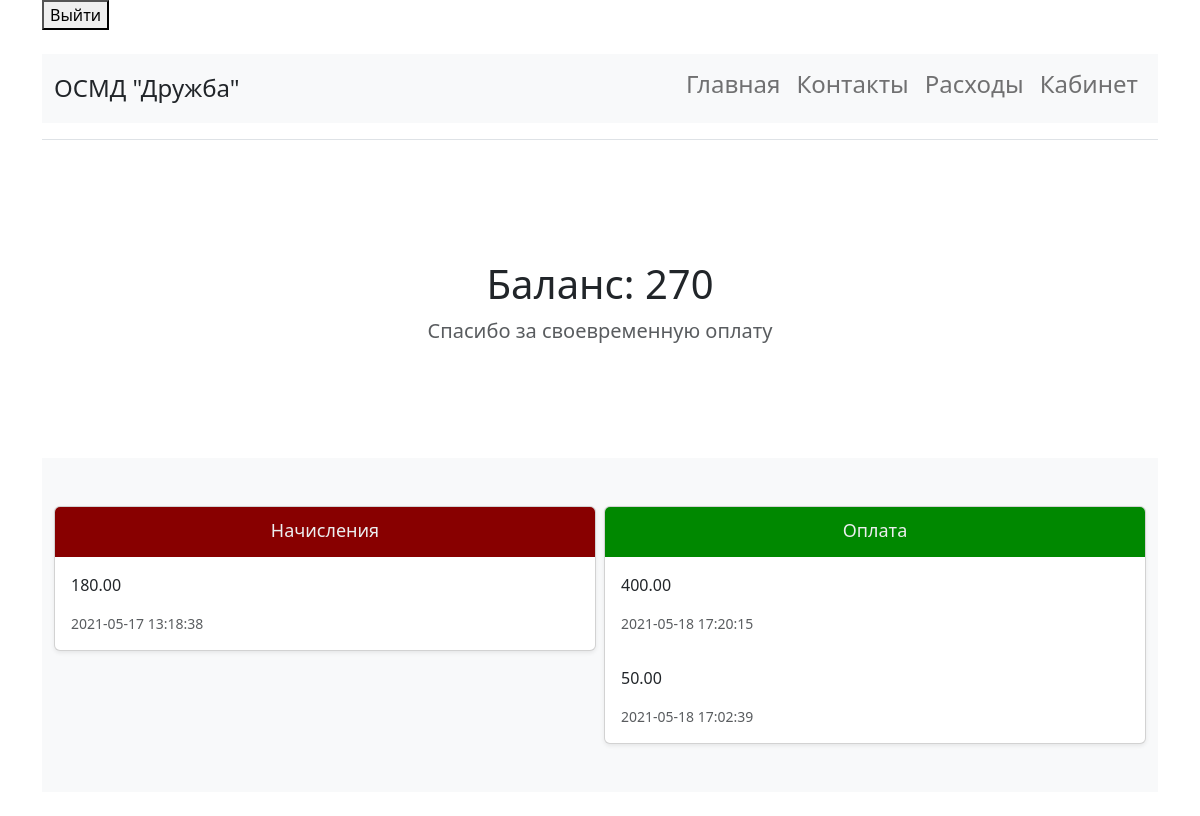
Page /personalArea.php (signed in) on the committed database.
### tables this page shows
CREATE TABLE `accrual` (
  `id` int NOT NULL,
  `flat_id` int NOT NULL,
  `sum` decimal(11,2) NOT NULL,
  `date` timestamp NOT NULL DEFAULT CURRENT_TIMESTAMP
);

CREATE TABLE `payment` (
  `id` int NOT NULL,
  `flat_id` int NOT NULL,
  `sum` decimal(11,2) NOT NULL,
  `date` timestamp NOT NULL DEFAULT CURRENT_TIMESTAMP
);

### personalArea.php (the view, shortened to what this page needs)
<?php
include 'navBar.php';
include 'connect.php';
$user_id = $_COOKIE['userId'];
$flat_id = mysqli_query($connection, "SELECT flat_id, status_id FROM tenant WHERE id= {$user_id}");
$flat_id = mysqli_fetch_assoc($flat_id);
$flat_id = $flat_id['flat_id'];
?>
<html lang="ru"><head>
<link href="https://cdn.jsdelivr.net/npm/bootstrap@5.0.0/dist/css/bootstrap.min.css" rel="stylesheet">
<link href="/docs/5.0/dist/css/bootstrap.min.css" rel="stylesheet">
  </head>
  <body>
<main>
  <section class="py-5 text-center container">
    <div class="row py-lg-5">
      <div class="col-lg-6 col-md-12 mx-auto">
        <h1 class="fw-light">
          <?php
$sumPayment = mysqli_query($connection, "CALL sumPaymentForFlat({$flat_id})");
$sumPayment = mysqli_fetch_assoc($sumPayment);
$sumPayment = $sumPayment['sum'];
include 'connect.php';
$sumAccrual = mysqli_query($connection, "CALL sumAccrualForFlat({$flat_id})");
$sumAccrual = mysqli_fetch_assoc($sumAccrual);
$sumAccrual = $sumAccrual['sum'];
$state      = $sumPayment - $sumAccrual;
echo "Баланс: ";
echo ($state);
?>
 </h1>
 <?php
if ($state >= 0) {
?>
<p class="lead text-muted">Спасибо за своевременную оплату</p>
<?php
} else {
?>
          <p class="lead text-muted">Заплатите квартплату</p>
          <?php
}
?>
      </div>
    </div>
  </section>
  <div class="album py-5 bg-light">
    <div class="container">
      <div class="row row-cols-1 row-cols-sm-2 row-cols-md-2 g-2">
        <div class="col">
          <div class="card shadow-sm">
            <svg class="bd-placeholder-img card-img-top" width="100%" height="50" xmlns="http://www.w3.org/2000/svg" focusable="false"><title>Placeholder</title><rect width="100%" height="50" fill="#880000"></rect><text x="50%" y="50%" fill="#eceeef" dy=".3em">Начисления</text></svg>
<?php
include 'connect.php';
$accruals = mysqli_query($connection, "SELECT sum, date from accrual where flat_id = {$flat_id} ORDER BY date DESC  ");
$accruals = mysqli_fetch_all($accruals, MYSQLI_ASSOC);
foreach ($accruals AS $accrual):
?>
           <div class="card-body">
              <p class="card-text"><?= $accrual['sum'] ?></p>
              <div class="d-flex justify-content-between align-items-center">
                <small class="text-muted"><?= $accrual['date'] ?></small>
              </div>
            </div>
 <?php
endforeach;
?>
          </div>
        </div>
        <div class="col">
          <div class="card shadow-sm">
            <svg class="bd-placeholder-img card-img-top" width="100%" height="50" xmlns="http://www.w3.org/2000/svg" role="img" aria-label="Placeholder: Thumbnail" preserveAspectRatio="xMidYMid slice" focusable="false"><title>Placeholder</title><rect width="100%" height="50" fill="#008800"></rect><text x="50%" y="50%" fill="#eceeef" dy=".3em">Оплата</text></svg>
<?php
include 'connect.php';
$payments = mysqli_query($connection, "SELECT sum, date from payment where flat_id = {$flat_id} ORDER BY date DESC ");
$payments = mysqli_fetch_all($payments, MYSQLI_ASSOC);
foreach ($payments AS $payment):
?>
           <div class="card-body">
              <p class="card-text"><?= $payment['sum'] ?></p>
              <div class="d-flex justify-content-between align-items-center">
                <small class="text-muted"><?= $payment['date'] ?></small>
              </div>
            </div>
 <?php
endforeach;
?>
         </div>
        </div>
          </div>
        </div>
      </div>
    </div>
</main>
</body></html>

### navBar.php (style rules this page uses)
.bd-placeholder-img { font-size: 1.125rem; text-anchor: middle; -webkit-user-select: none; -moz-user-select: none; user-select: none; }

### rows in the picture
accrual: sum "180.00", date "2021-05-17 13:18:38"
payment: sum "400.00", date "2021-05-18 17:20:15"
payment: sum "50.00", date "2021-05-18 17:02:39"

### other values in the picture
$state "270"
